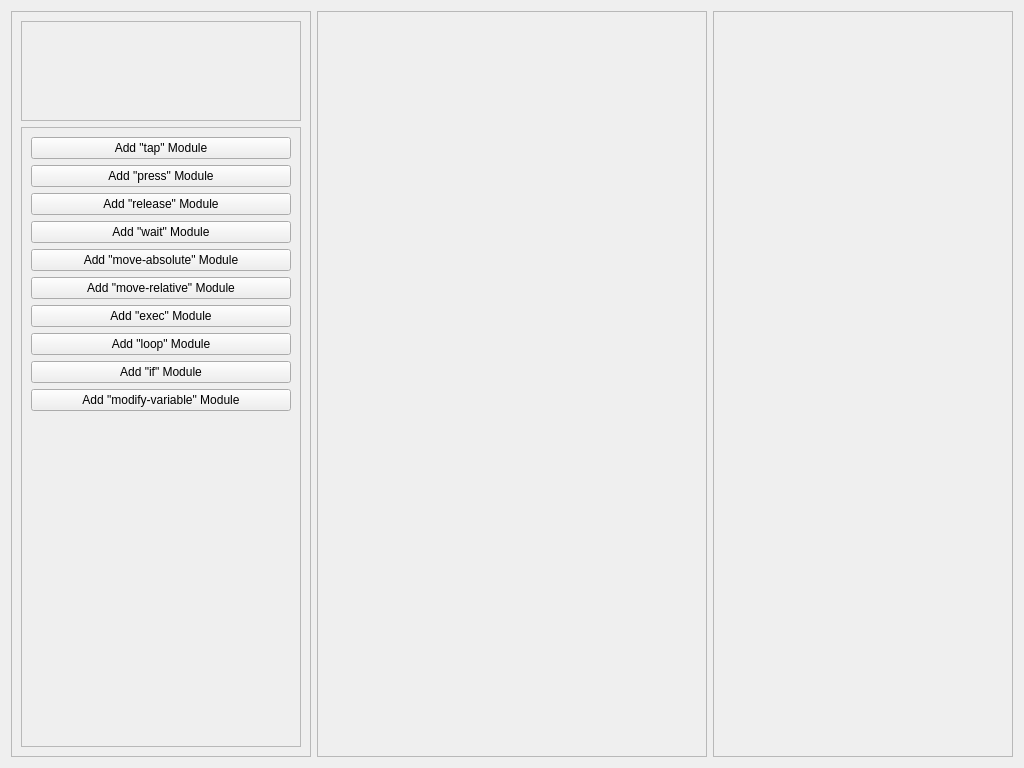
<?xml version="1.0" encoding="UTF-8"?>
<ui version="4.0">
 <class>Form</class>
 <widget class="QWidget" name="Form">
  <property name="geometry">
   <rect>
    <x>0</x>
    <y>0</y>
    <width>1024</width>
    <height>768</height>
   </rect>
  </property>
  <property name="sizePolicy">
   <sizepolicy hsizetype="Preferred" vsizetype="Expanding">
    <horstretch>0</horstretch>
    <verstretch>0</verstretch>
   </sizepolicy>
  </property>
  <property name="windowTitle">
   <string>Form</string>
  </property>
  <layout class="QHBoxLayout" name="horizontalLayout">
   <item>
    <widget class="QFrame" name="moduleBar">
     <property name="maximumSize">
      <size>
       <width>300</width>
       <height>16777215</height>
      </size>
     </property>
     <property name="frameShape">
      <enum>QFrame::Shape::StyledPanel</enum>
     </property>
     <property name="frameShadow">
      <enum>QFrame::Shadow::Raised</enum>
     </property>
     <layout class="QVBoxLayout" name="verticalLayout">
      <item>
       <widget class="QFrame" name="moduleHeader">
        <property name="minimumSize">
         <size>
          <width>0</width>
          <height>100</height>
         </size>
        </property>
        <property name="frameShape">
         <enum>QFrame::Shape::StyledPanel</enum>
        </property>
        <property name="frameShadow">
         <enum>QFrame::Shadow::Raised</enum>
        </property>
       </widget>
      </item>
      <item>
       <widget class="QScrollArea" name="modulesArea">
        <property name="widgetResizable">
         <bool>true</bool>
        </property>
        <widget class="QWidget" name="modulesAreaContent">
         <property name="geometry">
          <rect>
           <x>0</x>
           <y>0</y>
           <width>278</width>
           <height>622</height>
          </rect>
         </property>
         <layout class="QVBoxLayout" name="verticalLayout_2">
          <item>
           <widget class="QPushButton" name="addTap">
            <property name="text">
             <string>Add &quot;tap&quot; Module</string>
            </property>
           </widget>
          </item>
          <item>
           <widget class="QPushButton" name="addPress">
            <property name="text">
             <string>Add &quot;press&quot; Module</string>
            </property>
           </widget>
          </item>
          <item>
           <widget class="QPushButton" name="addRelease">
            <property name="text">
             <string>Add &quot;release&quot; Module</string>
            </property>
           </widget>
          </item>
          <item>
           <widget class="QPushButton" name="addWait">
            <property name="text">
             <string>Add &quot;wait&quot; Module</string>
            </property>
           </widget>
          </item>
          <item>
           <widget class="QPushButton" name="addMoveAbsolute">
            <property name="text">
             <string>Add &quot;move-absolute&quot; Module</string>
            </property>
           </widget>
          </item>
          <item>
           <widget class="QPushButton" name="addMoveRelative">
            <property name="text">
             <string>Add &quot;move-relative&quot; Module</string>
            </property>
           </widget>
          </item>
          <item>
           <widget class="QPushButton" name="addExec">
            <property name="text">
             <string>Add &quot;exec&quot; Module</string>
            </property>
           </widget>
          </item>
          <item>
           <widget class="QPushButton" name="addLoop">
            <property name="text">
             <string>Add &quot;loop&quot; Module</string>
            </property>
           </widget>
          </item>
          <item>
           <widget class="QPushButton" name="addIf">
            <property name="text">
             <string>Add &quot;if&quot; Module</string>
            </property>
           </widget>
          </item>
          <item>
           <widget class="QPushButton" name="addModifyVariable">
            <property name="text">
             <string>Add &quot;modify-variable&quot; Module</string>
            </property>
           </widget>
          </item>
          <item>
           <spacer name="verticalSpacer">
            <property name="orientation">
             <enum>Qt::Orientation::Vertical</enum>
            </property>
            <property name="sizeHint" stdset="0">
             <size>
              <width>20</width>
              <height>40</height>
             </size>
            </property>
           </spacer>
          </item>
         </layout>
        </widget>
       </widget>
      </item>
     </layout>
    </widget>
   </item>
   <item>
    <widget class="QScrollArea" name="scriptArea">
     <property name="widgetResizable">
      <bool>true</bool>
     </property>
     <property name="alignment">
      <set>Qt::AlignmentFlag::AlignLeading|Qt::AlignmentFlag::AlignLeft|Qt::AlignmentFlag::AlignVCenter</set>
     </property>
     <widget class="QWidget" name="scriptAreaContent">
      <property name="geometry">
       <rect>
        <x>0</x>
        <y>0</y>
        <width>392</width>
        <height>748</height>
       </rect>
      </property>
      <property name="sizePolicy">
       <sizepolicy hsizetype="Preferred" vsizetype="Preferred">
        <horstretch>0</horstretch>
        <verstretch>0</verstretch>
       </sizepolicy>
      </property>
      <property name="minimumSize">
       <size>
        <width>0</width>
        <height>0</height>
       </size>
      </property>
      <layout class="QVBoxLayout" name="verticalLayout_3"/>
     </widget>
    </widget>
   </item>
   <item>
    <widget class="QFrame" name="configBar">
     <property name="minimumSize">
      <size>
       <width>300</width>
       <height>0</height>
      </size>
     </property>
     <property name="maximumSize">
      <size>
       <width>300</width>
       <height>16777215</height>
      </size>
     </property>
     <property name="frameShape">
      <enum>QFrame::Shape::StyledPanel</enum>
     </property>
     <property name="frameShadow">
      <enum>QFrame::Shadow::Raised</enum>
     </property>
    </widget>
   </item>
  </layout>
 </widget>
 <resources/>
 <connections/>
</ui>
